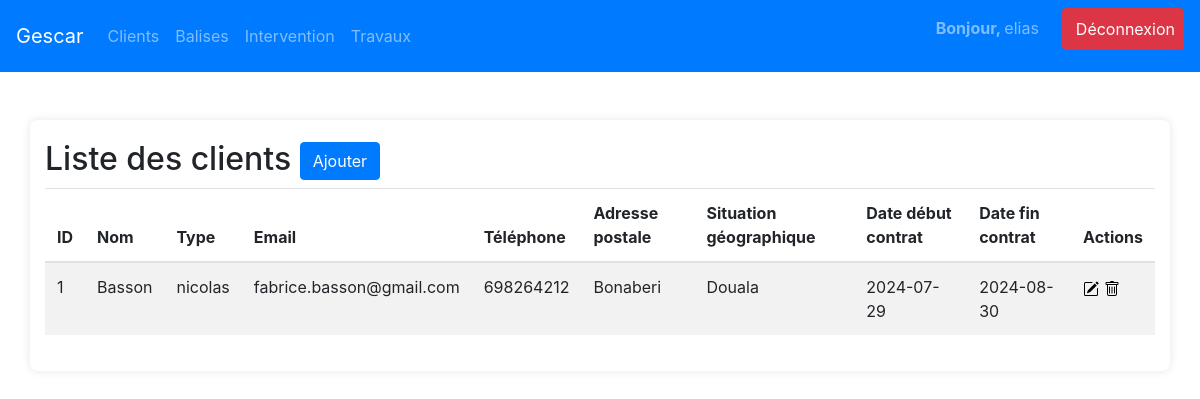
/view/client.php (signed in), run on the app's committed database.
### tables this page shows
CREATE TABLE `clients` (
  `id` int(11) NOT NULL,
  `nom` varchar(255) NOT NULL,
  `type_client` varchar(255) NOT NULL,
  `email` varchar(255) NOT NULL,
  `telephone` varchar(255) NOT NULL,
  `adresse_postale` varchar(255) NOT NULL,
  `situation_geographique` varchar(255) NOT NULL,
  `date_debut_contrat` date NOT NULL,
  `date_fin_contrat` date NOT NULL
);

### view/client.php (the view)
<?php
require '../model/config.php';
include 'header.php';
$sql = "SELECT * FROM clients";
$stmt = $pdo->query($sql);
$clients = $stmt->fetchAll(PDO::FETCH_ASSOC);
?>
<body>
    <div class="container mt-5">
        <h2>Liste des clients <a href="../controller/create.php" class="btn btn-primary">Ajouter</a>
        </h2>
        <table class="table table-striped">
            <thead>
                <tr>
                    <th>ID</th>
                    <th>Nom</th>
                    <th>Type</th>
                    <th>Email</th>
                    <th>Téléphone</th>
                    <th>Adresse postale</th>
                    <th>Situation géographique</th>
                    <th>Date début contrat</th>
                    <th>Date fin contrat</th>
                    <th>Actions</th>
                </tr>
            </thead>
            <tbody>
                <?php foreach ($clients as $client): ?>
                    <tr>
                        <td><?= htmlspecialchars($client['id']) ?></td>
                        <td><?= htmlspecialchars($client['nom']) ?></td>
                        <td><?= htmlspecialchars($client['type_client']) ?></td>
                        <td><?= htmlspecialchars($client['email']) ?></td>
                        <td><?= htmlspecialchars($client['telephone']) ?></td>
                        <td><?= htmlspecialchars($client['adresse_postale']) ?></td>
                        <td><?= htmlspecialchars($client['situation_geographique']) ?></td>
                        <td><?= htmlspecialchars($client['date_debut_contrat']) ?></td>
                        <td><?= htmlspecialchars($client['date_fin_contrat']) ?></td>
                        <td>
                            <a href="../controller/update.php?id=<?= $client['id'] ?>" ><img class="bi bi-pencil-square" src="image\pencil-square.svg"></a>
                            <a href="../controller/delete.php?id=<?= $client['id'] ?>" onclick="return confirm('Êtes-vous sûr de vouloir supprimer ce client?');"><img class="bi bi-trash" src="image\trash.svg"></a>
                        </td>
                    </tr>
                <?php endforeach; ?>
            </tbody>
        </table>
    </div>
<?php include 'footer.php'; ?>

### view/css/css/styles.css (style rules this page uses)
h2 { font-size: 24px; margin-bottom: 20px; }
body { background-color: #f8f9fa; font-family: Arial, sans-serif; margin: 0; padding: 0; }
.container { margin-top: 20px; padding: 20px; background-color: #fff; border-radius: 8px; box-shadow: 0 0 10px rgba(0, 0, 0, 0.1); }
h1, h2, h3, h4, h5, h6 { color: #343a40; }
.btn-primary { background-color: #007bff; border-color: #007bff; }
table { width: 100%; margin-bottom: 1rem; background-color: #fff; border-collapse: collapse; }
table th, table td { padding: 0.75rem; vertical-align: top; border-top: 1px solid #dee2e6; }
table thead th { vertical-align: bottom; border-bottom: 2px solid #dee2e6; }

### data on the page
clients: id "1", nom "Basson", type_client "nicolas", email "fabrice.basson@gmail.com", telephone "698264212", adresse_postale "Bonaberi", situation_geographique "Douala", date_debut_contrat "2024-07-29", date_fin_contrat "2024-08-30"

### other printed values
$_SESSION['user_name'] "elias"
